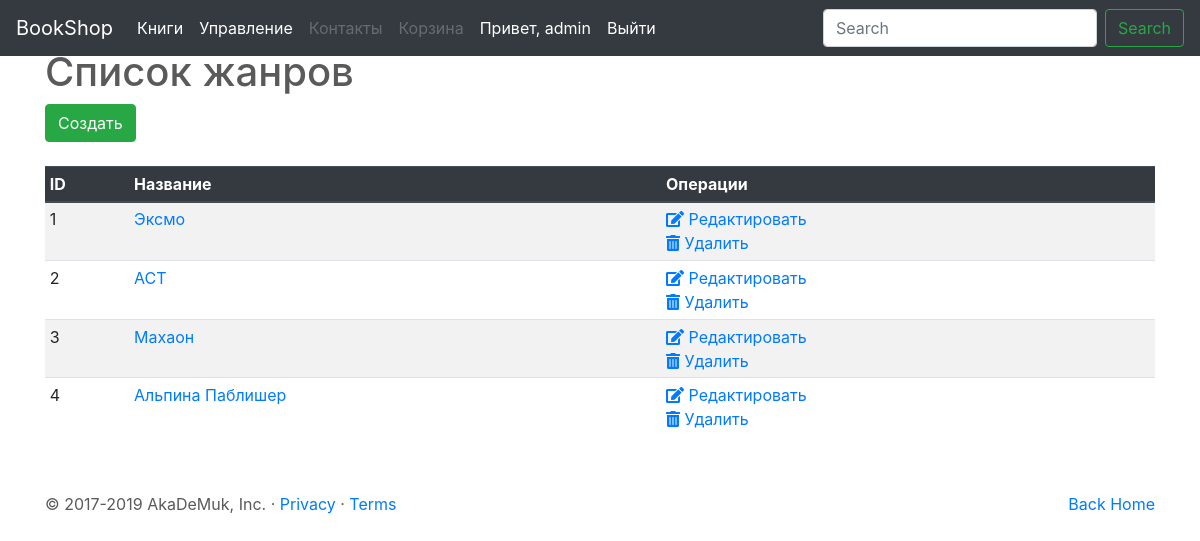
The app's page /publishers/ (signed in) with its own data.
### publisher/models.py (models this page shows, shortened)
class Publisher(models.Model):
    name=models.CharField(max_length=50, verbose_name="Название издательства")
    description=models.TextField (blank=True, null=True, verbose_name="О издательстве")

### publisher/views.py (the view)
# urls.py: path('', views.ViewPublishers.as_view(), name="list"),
class ViewPublishers(PermissionRequiredMixin,ListView):
    permission_required = 'publisher.view_publisher'
    template_name = 'publisher_list.html'
    model = Publisher
    paginate_by = 30

### publisher/templates/publisher_list.html (shortened to what this page needs)
{% extends 'base.html' %}
{% block content %}
<div class ='container'>
<h1>Список жанров</h1>
<a href="{% url 'series:create' %}"><button type="button" class="btn btn-success">Cоздать</button></a>
<br>
<br>
<table class= "table table-striped table-sm">
    <thead class="thead-dark">
        <tr>
            <th scope="col">ID</th>
            <th scope="col">Название</th>
            <th scope="col">Операции</th>
        </tr>
    </thead>
    <tbody>
        {% for obj in object_list %}
            <tr>
                <td scope="row">{{obj.id}}</td>
                <td><a href="{% url 'series:detail' obj.pk %}">{{obj.name}}</a></td>
                <td><a href="{% url 'series:edit' obj.pk %}"><i class="fas fa-edit"></i> Редактировать</a><br>
                    <a href="{% url 'series:delete' obj.pk %}"><i class="fas fa-trash-alt"></i> Удалить</a></td>
            </tr>
        {% empty %}
            <tr>Нет жанров.</tr>
        {% endfor %}
    </tbody>
</table>
{% include 'paginator.html' %}
</div>
{% endblock %}

### bookshop/templates/menu.html
<ul class="navbar-nav mr-auto">
    <li class="nav-item active">
        <a class="nav-link" href="{% url 'book:cards' %}">Книги</a>
    </li>
    {% if user.is_staff %}
    <li class="nav-item active">
        <a class="nav-link" href="{% url 'main:staff_page' %}">Управление</a>
    </li>
    {% endif %}
    <li class="nav-item disabled">
        <a class="nav-link disabled" href="#">Контакты</a>
    </li>
    <li class="nav-item desabled">
        <a class="nav-link disabled" href="#">Корзина</a>
    </li>
    <li class="nav-item">
        {% if user.is_anonymous %}
            <a class="nav-link active" href="{% url 'account:login' %}">Войти</a>
        {% else %}
            <a class="nav-link active" href="{% url 'account:update'  user.pk %}">Привет, {{user}}</a>
        {% endif %}
    </li>
    <li class="nav-item">
        {% if user.is_authenticated %}
            <a class="nav-link active" href="{% url 'account:logout' %}">Выйти</a>
        {% endif %}
    </li>
</ul>

### static/css/carousel.css (style rules this page uses)
body { padding-top: 3rem; padding-bottom: 3rem; color: #5a5a5a; }

### records on screen
Publisher: id "1", name "Эксмо"
Publisher: id "2", name "АСТ"
Publisher: id "3", name "Махаон"
Publisher: id "4", name "Альпина Паблишер"

### other values on screen
{{ user }} "admin"
